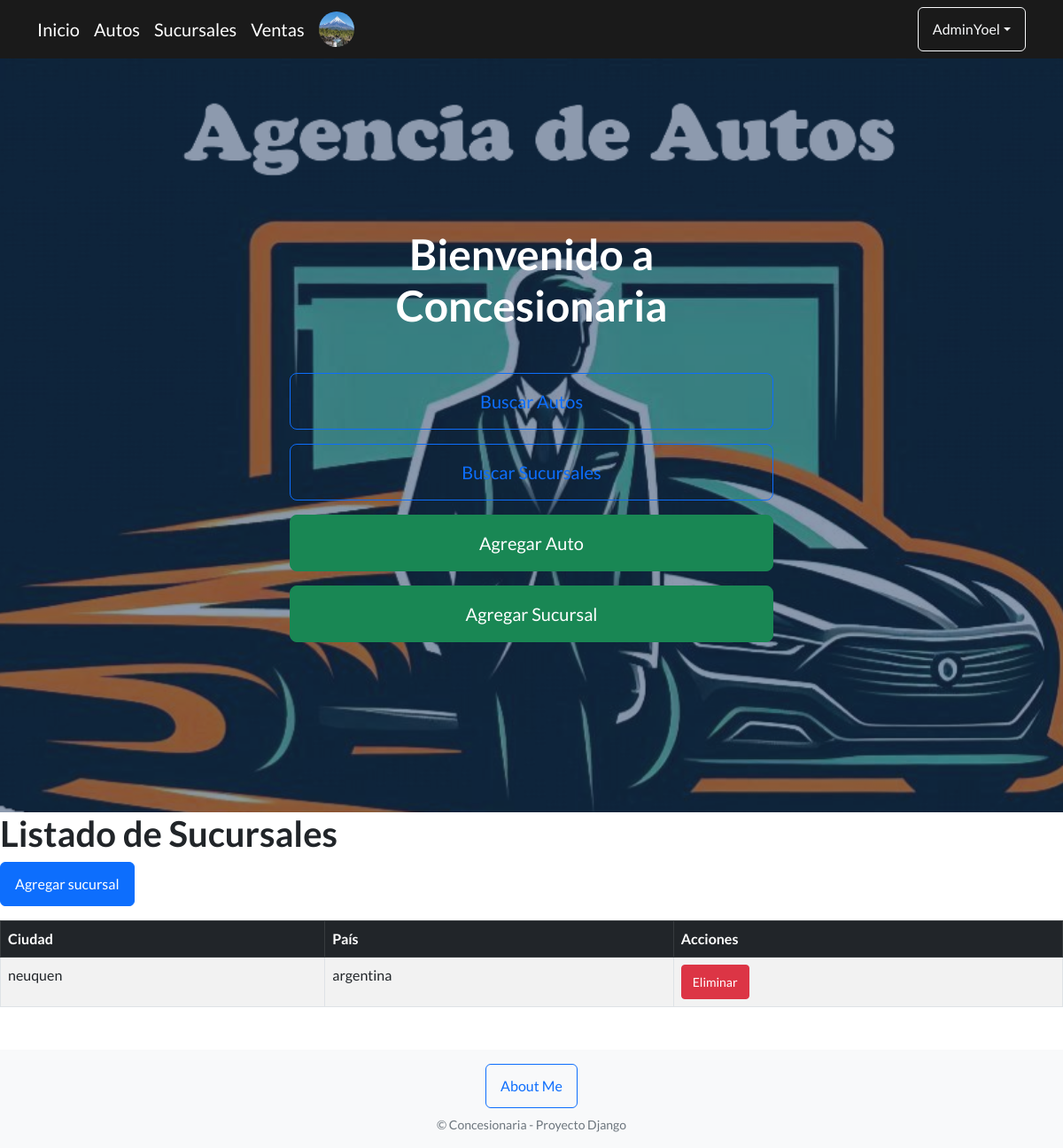
The page /Sucursales/ (signed in) on the database its author committed.
### AppFinal/models.py (models this page shows, shortened)
class Avatar(models.Model):
    user = models.ForeignKey(User, on_delete=models.CASCADE)
    imagen = models.ImageField(upload_to='avatares', null=True, blank=True)

class Sucursales(models.Model):
    ciudad=models.CharField(max_length=35)
    pais=models.CharField(max_length=15)

### AppFinal/views.py (the view)
# urls.py: path('Sucursales/',views.Sucursales_view, name="Sucursales"),
def Sucursales_view(request):
     Lista_Sucursales = Sucursales.objects.all()
     return render(request, "AppFinal/Sucursales.html", {"sucursales": Lista_Sucursales})

### AppFinal/templates/AppFinal/Sucursales.html
{% extends "AppFinal/inicio.html" %}
{% block contenidoQueCambia %}
<h1>Listado de Sucursales</h1>
<p>
    <a href="{% url 'SucursalesFormulario' %}" class="btn btn-primary">Agregar sucursal</a>
</p>
<table class="table table-striped table-bordered table-hover">
    <thead class="table-dark">
        <tr>
            <th>Ciudad</th>
            <th>País</th>
            <th>Acciones</th>
        </tr>
    </thead>
    <tbody>
        {% for sucursal in sucursales %}
        <tr>
            <td>{{ sucursal.ciudad }}</td>
            <td>{{ sucursal.pais }}</td>
            <td> <a href="{% url 'EliminarSucursal' sucursal.id %}"
                   class="btn btn-danger btn-sm">
                    Eliminar
                </a></td>
        </tr>
        {% empty %}
        <tr>
            <td colspan="2" class="text-center">No hay sucursales registradas.</td>
        </tr>
        {% endfor %}
    </tbody>
</table>
{% endblock %}

### AppFinal/templates/AppFinal/inicio.html (shortened to what this page needs)
<!DOCTYPE html>
<html lang="en">
    <head>
        {% load static %}
        <link href="https://cdn.jsdelivr.net/npm/bootstrap-icons@1.5.0/font/bootstrap-icons.css" rel="stylesheet" type="text/css" />
        <link href="{% static 'AppFinal/css/styles.css' %}" rel="stylesheet" />
    </head>
    <body>
        <nav class="navbar navbar-expand-lg" style="background-color: #1a1a1a;">
        <div class="container">
        <a class="navbar-brand text-white" href="{% url 'Inicio' %}">Inicio</a>
        <a class="navbar-brand text-white" href="{% url 'Autos' %}">Autos</a>
        <a class="navbar-brand text-white" href="{% url 'Sucursales' %}">Sucursales</a>
        <a class="navbar-brand text-white" href="{% url 'Ventas' %}">Ventas</a>
            {% if user.is_authenticated %}
                {% with user.avatar_set.first as avatar %}
                    {% if avatar %}
                        <img src="{{ avatar.imagen.url }}" class="rounded-circle me-2" width="40" height="40">
                    {% endif %}
                {% endwith %}
                <div class="dropdown ms-auto">
                 <button class="btn btn-outline-light dropdown-toggle" type="button" data-bs-toggle="dropdown">{{ user.username }}</button>
                 </div>
            {% endif %}
    </div>
</nav>
        <header class="masthead" style="background-image: url('{% static "AppFinal/assets/img/Designer.png" %}')">
            <div class="container position-relative">
                <div class="row justify-content-center">
                    <div class="col-xl-6">
                        <div class="text-center text-white">
                            <h1 class="mb-5">Bienvenido a Concesionaria</h1>
                            {% if user.is_authenticated %}
                            <div class="d-grid gap-3">
                                <a class="btn btn-outline-primary btn-lg" href="{% url 'busquedacamada' %}">Buscar Autos</a>
                                <a class="btn btn-outline-primary btn-lg" href="{% url 'FormularioSucursal' %}">Buscar Sucursales</a>
                                <a class="btn btn-success btn-lg" href="{% url 'AutosFormulario' %}">Agregar Auto</a>
                                <a class="btn btn-success btn-lg" href="{% url 'SucursalesFormulario' %}">Agregar Sucursal</a>
                            </div>
                            {% else %}
                            <p class="lead">Iniciá sesión para acceder a las funciones de búsqueda y carga.</p>
                            <a class="btn btn-primary btn-lg" href="{% url 'login' %}">Iniciar sesión</a>
                            <a class="btn btn-outline-light btn-lg" href="{% url 'register' %}">Registrarse</a>
                            {% endif %}
                        </div>
                    </div>
                </div>
            </div>
        </header>
        {% block contenidoQueCambia %}
        {% endblock %}
<footer class="footer bg-light py-3 mt-5">
    <div class="container text-center">
        <a href="{% url 'About' %}" class="btn btn-outline-primary mb-2">
            About Me
        </a>
        <p class="text-muted small mb-0">
            &copy; Concesionaria - Proyecto Django
        </p>
    </div>
</footer>

### rows shown on the page
Avatar: imagen (picture)
Sucursales: ciudad "neuquen", pais "argentina"

### other values the page prints
{{ user.username }} "AdminYoel"
